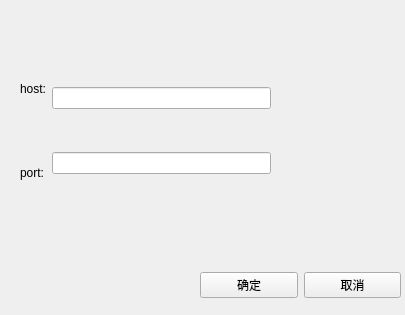
<?xml version="1.0" encoding="UTF-8"?>
<ui version="4.0">
 <class>LoginSettings</class>
 <widget class="QWidget" name="LoginSettings">
  <property name="geometry">
   <rect>
    <x>0</x>
    <y>0</y>
    <width>405</width>
    <height>315</height>
   </rect>
  </property>
  <property name="windowTitle">
   <string>Form</string>
  </property>
  <widget class="QWidget" name="">
   <property name="geometry">
    <rect>
     <x>200</x>
     <y>260</y>
     <width>201</width>
     <height>51</height>
    </rect>
   </property>
   <layout class="QHBoxLayout" name="horizontalLayout_2">
    <item>
     <widget class="QPushButton" name="pushButtonConfirm">
      <property name="text">
       <string>确定</string>
      </property>
     </widget>
    </item>
    <item>
     <widget class="QPushButton" name="pushButtonCancel">
      <property name="text">
       <string>取消</string>
      </property>
     </widget>
    </item>
   </layout>
  </widget>
  <widget class="QWidget" name="">
   <property name="geometry">
    <rect>
     <x>20</x>
     <y>50</y>
     <width>251</width>
     <height>161</height>
    </rect>
   </property>
   <layout class="QHBoxLayout" name="horizontalLayout">
    <item>
     <layout class="QVBoxLayout" name="verticalLayout">
      <item>
       <widget class="QLabel" name="labelHost">
        <property name="text">
         <string>host:</string>
        </property>
       </widget>
      </item>
      <item>
       <widget class="QLabel" name="labelPort">
        <property name="text">
         <string>port:</string>
        </property>
       </widget>
      </item>
     </layout>
    </item>
    <item>
     <layout class="QVBoxLayout" name="verticalLayout_2">
      <item>
       <widget class="QLineEdit" name="lineEditHost"/>
      </item>
      <item>
       <widget class="QLineEdit" name="lineEditPort"/>
      </item>
     </layout>
    </item>
   </layout>
  </widget>
 </widget>
 <resources/>
 <connections/>
</ui>
